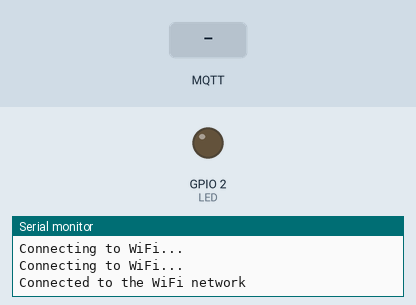
This program was run on a simulated ESP32. Shown: output pins drawn as LEDs (lit = HIGH), the last lines printed to the serial monitor. Inputs (shaded band) come from the test bench. WiFi joins after 1.5 s; servers stay silent unless stated; random numbers use the default seed unless the program sets one; no MQTT or app messages arrive unless stated.

Above: at 3.2 s.
3.3 s: MQTT message "1" arrives on the first subscribed topic
At 6.2 s:
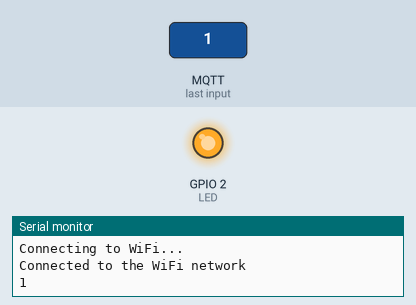
6.5 s: MQTT message "on" arrives on the first subscribed topic
8.5 s: MQTT message "off" arrives on the first subscribed topic
Timing chart, 0 to 11.5 s (numbered marks = the images above; inputs shaded):
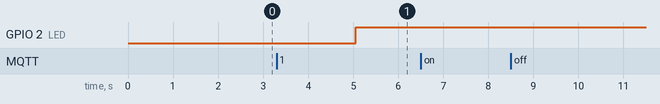

The program:

main.cpp
```cpp
// docker run -it -p 1883:1883 -p 9001:9001 eclipse-mosquitto
// mqtt pub -t 'orders/esp32' -h 'localhost' -m '{"n":"esp32","a":true}'
#include <Arduino.h>
#include <WiFi.h>
#include <PubSubClient.h> // PubSubClient by Nick O'Leary
                          // https://github.com/knolleary/pubsubclient

#include <ArduinoJson.h> // ArduinoJson by Benoit Blanchon
                         // https://github.com/bblanchon/ArduinoJson

#define LED 2
#define TIME 1000
#define BAUD_RATE 9600
#define RECONNECT_TIME 5000

#define TEMP_MAX 27
#define TEMP_MIN 22

#define HUM_MAX 70
#define HUM_MIN 50

const char *SSID = "Flia-Vaca";    // <- your WiFi
const char *PASSWORD = "ragnarok"; // <- your WiFi's password
const char *PRONT_CONNECTING = "Connecting to WiFi...";
const char *PRONT_CONNECTED = "Connected to the WiFi network";

const char *MQTT_SERVER = "192.168.0.9";
const int MQTT_PORT = 1883;
const char *CLIENT_ID = "esp32";
const char *TOPIC = "readings";
const char *S_TOPIC = "orders/esp32";

bool actuator = true;

StaticJsonDocument<256> doc;

WiFiClient MQTTclient;
PubSubClient client(MQTTclient);

void callback(char *topic, byte *payload, unsigned int length)
{
  String payload_buff;
  for (int i = 0; i < length; i++)
  {
    payload_buff = payload_buff + String((char)payload[i]);
  }
  Serial.println(payload_buff);
  DeserializationError err = deserializeJson(doc, payload_buff);
  if(err)
  {
    Serial.print("ERROR: ");
    Serial.println(err.c_str());
    return;
  }
  const char *name = doc["n"];
  bool a = doc["a"];
  String sensor_id = String(name);
  if(sensor_id.equals(CLIENT_ID))
  {
    actuator = a;
  }
}

long lastReconnectAttempt = 0;

boolean reconnect()
{
  if (client.connect(CLIENT_ID))
  {
    client.subscribe(S_TOPIC);
  }
  return client.connected();
}

void setup()
{
  pinMode(LED, OUTPUT);
  Serial.begin(BAUD_RATE);
  WiFi.begin(SSID, PASSWORD);
  while (WiFi.status() != WL_CONNECTED)
  {
    delay(TIME);
    Serial.println(PRONT_CONNECTING);
  }
  Serial.println(PRONT_CONNECTED);
  client.setServer(MQTT_SERVER, MQTT_PORT);
  client.setCallback(callback);
  lastReconnectAttempt = 0;
}

void loop()
{
  if (!client.connected())
  {
    long now = millis();
    if (now - lastReconnectAttempt > RECONNECT_TIME)
    {
      lastReconnectAttempt = now;
      if (reconnect())
      {
        lastReconnectAttempt = 0;
      }
    }
  }
  else
  {
    client.loop();
    String t = String(random(TEMP_MIN, TEMP_MAX));
    String h = String(random(HUM_MIN, HUM_MAX));
    String a;
    if (actuator)
    {
      a = "true";
      digitalWrite(LED, HIGH);
    }
    else
    {
      a = "false";
      digitalWrite(LED, LOW);
    }
    String temporal = "{\"n\":\"esp32\",\"t\":";
    temporal = String(temporal + String(t) + ",\"h\":" + String(h) + ",\"a\":" + a) + "}";
    client.publish(TOPIC, temporal.c_str());
    delay(TIME);
  }
}
```
